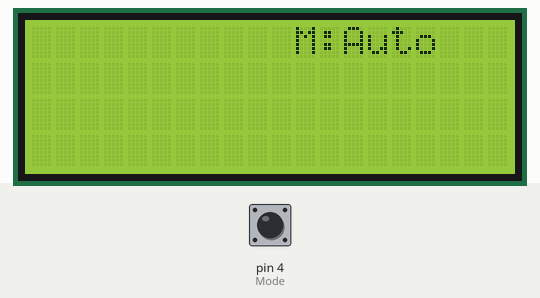
Bench run of a sketch on a simulated Arduino Uno, built with avr-gcc and run on an emulated ATmega328P. Parts: 20×4 character LCD. Inputs (shaded band) come from the test bench; at power-on: pin 4 (Mode) LOW.

Above: at 1.2 s.
1.3 s: pin 4 (Mode) pulled HIGH for 0.15 s
At 1.42 s:
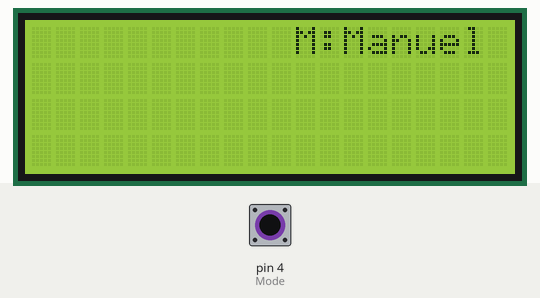
3.0 s: pin 4 (Mode) pulled HIGH for 3.2 s
9.2 s: pin 4 (Mode) pulled HIGH for 0.15 s
Timing chart, 0 to 12.2 s (numbered marks = the images above; inputs shaded):
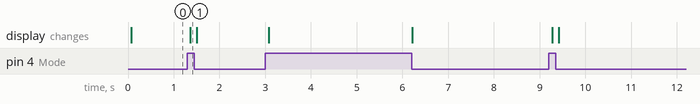

Measured:
- after the input at 1.3 s, the display: changes after 0.06 s (image 1)

The sketch:

Code_capteur__mode_de_fonctionnemnt.ino
```cpp
#include <LiquidCrystal_I2C.h>

LiquidCrystal_I2C lcd(0x27,20,4);
#define Mode 4

void setup() {
 pinMode(Mode, INPUT);


}
void loop() {
  lcd.init();
  lcd.backlight();

   if (digitalRead(Mode) == HIGH) {
    lcd.setCursor(11, 0);
    lcd.print("M:Manuel   ");
  } else {
    lcd.setCursor(11, 0);
    lcd.print("M:Auto ");
  }
  }
```
